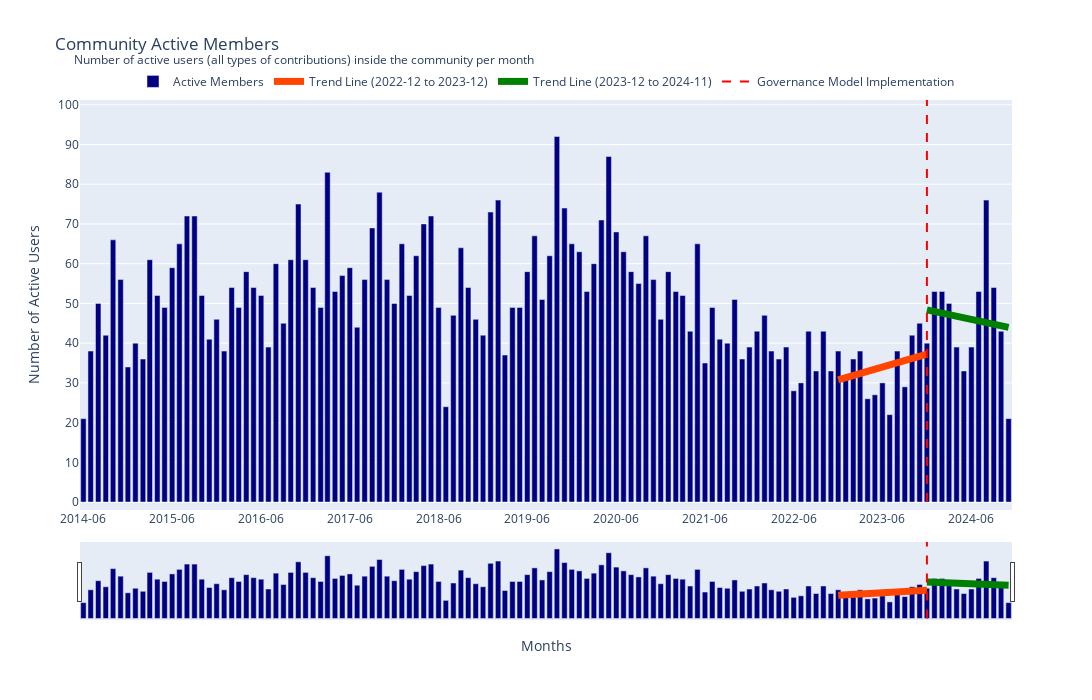

Here is the notebook cell this chart was saved with:
### Code cell
months = community_activity['created_at']
mean_values = community_activity['number_of_users']
fig = go.Figure()

fig.add_trace(go.Bar(
    x=months,
    y=mean_values,
    name='Active Members',
    marker=dict(color='navy')
))

fig.add_trace(go.Scatter(
    x=data_1['created_at'].astype(str),
    y=trend_1,
    mode='lines',
    line=dict(color='orangered', width=7),
    name='Trend Line (2022-12 to 2023-12)'
))

fig.add_trace(go.Scatter(
    x=data_2['created_at'].astype(str),
    y=trend_2,
    mode='lines',
    line=dict(color='green', width=7),
    name='Trend Line (2023-12 to 2024-11)'
))

fig.update_layout(
    title='Community Active Members',
    xaxis_title='Months',
    yaxis_title='Number of Active Users',
    xaxis=dict(
        tickmode='array',
        tickvals=months[::12],
        ticktext=months[::12],
        rangeslider=dict(visible=False),
        tickformat='%Y-%m',
    ),
    yaxis=dict(range=[-2, max(mean_values) * 1.1], dtick=10),
    hovermode='x unified',
    width=1400,
    height=700,
    legend=dict(
        orientation='h',
        yanchor='bottom',
        y=1.01,
        xanchor='center',
        x=0.5
    ),
    annotations=[
        dict(
            text='Number of active users (all types of contributions) inside the community per month',
            xref='paper',
            yref='paper',
            x=-0.009,
            y=1.09,
            showarrow=False,
            font=dict(size=12)
        )
    ]
)

fig.add_trace(go.Scatter(
    x=['2023-12', '2023-12'],
    y=[0, max(mean_values) * 1.1],
    mode='lines',
    line=dict(color='red', dash='dash'),
    name='Governance Model Implementation'
))

fig.write_image('images/community_active_members.png')

fig.update_layout(
    annotations=[
        dict(
            y=1.125
        )
    ],
    xaxis=dict(
        rangeslider=dict(visible=True),
    )
)

fig.show()

### Figure 1 — Plotly figure (JSON) as saved in the notebook; plotly's stock layout.template omitted (floating-point values rounded to 4 significant figures)
{"data": [{"marker": {"color": "navy"}, "name": "Active Members", "type": "bar", "x": ["2014-06", "2014-07", "2014-08", "2014-09", "2014-10", "2014-11", "2014-12", "2015-01", "2015-02", "2015-03", "2015-04", "2015-05", "2015-06", "2015-07", "2015-08", "2015-09", "2015-10", "2015-11", "2015-12", "2016-01", "2016-02", "2016-03", "2016-04", "2016-05", "2016-06", "2016-07", "2016-08", "2016-09", "2016-10", "2016-11", "2016-12", "2017-01", "2017-02", "2017-03", "2017-04", "2017-05", "2017-06", "2017-07", "2017-08", "2017-09", "2017-10", "2017-11", "2017-12", "2018-01", "2018-02", "2018-03", "2018-04", "2018-05", "2018-06", "2018-07", "2018-08", "2018-09", "2018-10", "2018-11", "2018-12", "2019-01", "2019-02", "2019-03", "2019-04", "2019-05", "2019-06", "2019-07", "2019-08", "2019-09", "2019-10", "2019-11", "2019-12", "2020-01", "2020-02", "2020-03", "2020-04", "2020-05", "2020-06", "2020-07", "2020-08", "2020-09", "2020-10", "2020-11", "2020-12", "2021-01", "2021-02", "2021-03", "2021-04", "2021-05", "2021-06", "2021-07", "2021-08", "2021-09", "2021-10", "2021-11", "2021-12", "2022-01", "2022-02", "2022-03", "2022-04", "2022-05", "2022-06", "2022-07", "2022-08", "2022-09", "2022-10", "2022-11", "2022-12", "2023-01", "2023-02", "2023-03", "2023-04", "2023-05", "2023-06", "2023-07", "2023-08", "2023-09", "2023-10", "2023-11", "2023-12", "2024-01", "2024-02", "2024-03", "2024-04", "2024-05", "2024-06", "2024-07", "2024-08", "2024-09", "2024-10", "2024-11"], "y": [21, 38, 50, 42, 66, 56, 34, 40, 36, 61, 52, 49, 59, 65, 72, 72, 52, 41, 46, 38, 54, 49, 58, 54, 52, 39, 60, 45, 61, 75, 61, 54, 49, 83, 53, 57, 59, 44, 56, 69, 78, 56, 50, 65, 52, 62, 70, 72, 49, 24, 47, 64, 54, 46, 42, 73, 76, 37, 49, 49, 58, 67, 51, 62, 92, 74, 65, 63, 53, 60, 71, 87, 68, 63, 58, 55, 67, 56, 46, 58, 53, 52, 43, 65, 35, 49, 41, 40, 51, 36, 39, 43, 47, 38, 36, 39, 28, 30, 43, 33, 43, 33, 38, 31, 36, 38, 26, 27, 30, 22, 38, 29, 42, 45, 40, 53, 53, 50, 39, 33, 39, 53, 76, 54, 43, 21]}, {"line": {"color": "orangered", "width": 7}, "mode": "lines", "name": "Trend Line (2022-12 to 2023-12)", "type": "scatter", "x": ["2022-12", "2023-01", "2023-02", "2023-03", "2023-04", "2023-05", "2023-06", "2023-07", "2023-08", "2023-09", "2023-10", "2023-11", "2023-12"], "y": [30.77, 31.31, 31.85, 32.38, 32.92, 33.46, 34, 34.54, 35.08, 35.62, 36.15, 36.69, 37.23]}, {"line": {"color": "green", "width": 7}, "mode": "lines", "name": "Trend Line (2023-12 to 2024-11)", "type": "scatter", "x": ["2023-12", "2024-01", "2024-02", "2024-03", "2024-04", "2024-05", "2024-06", "2024-07", "2024-08", "2024-09", "2024-10", "2024-11"], "y": [48.36, 47.96, 47.56, 47.16, 46.76, 46.37, 45.97, 45.57, 45.17, 44.77, 44.37, 43.97]}, {"line": {"color": "red", "dash": "dash"}, "mode": "lines", "name": "Governance Model Implementation", "type": "scatter", "x": ["2023-12", "2023-12"], "y": [0, 101.2]}], "layout": {"annotations": [{"font": {"size": 12}, "showarrow": false, "text": "Number of active users (all types of contributions) inside the community per month", "x": -0.009, "xref": "paper", "y": 1.125, "yref": "paper"}], "height": 700, "hovermode": "x unified", "legend": {"orientation": "h", "x": 0.5, "xanchor": "center", "y": 1.01, "yanchor": "bottom"}, "title": {"text": "Community Active Members"}, "width": 1400, "xaxis": {"rangeslider": {"visible": true}, "tickformat": "%Y-%m", "tickmode": "array", "ticktext": ["2014-06", "2015-06", "2016-06", "2017-06", "2018-06", "2019-06", "2020-06", "2021-06", "2022-06", "2023-06", "2024-06"], "tickvals": ["2014-06", "2015-06", "2016-06", "2017-06", "2018-06", "2019-06", "2020-06", "2021-06", "2022-06", "2023-06", "2024-06"], "title": {"text": "Months"}}, "yaxis": {"dtick": 10, "range": [-2, 101.2], "title": {"text": "Number of Active Users"}}}}
